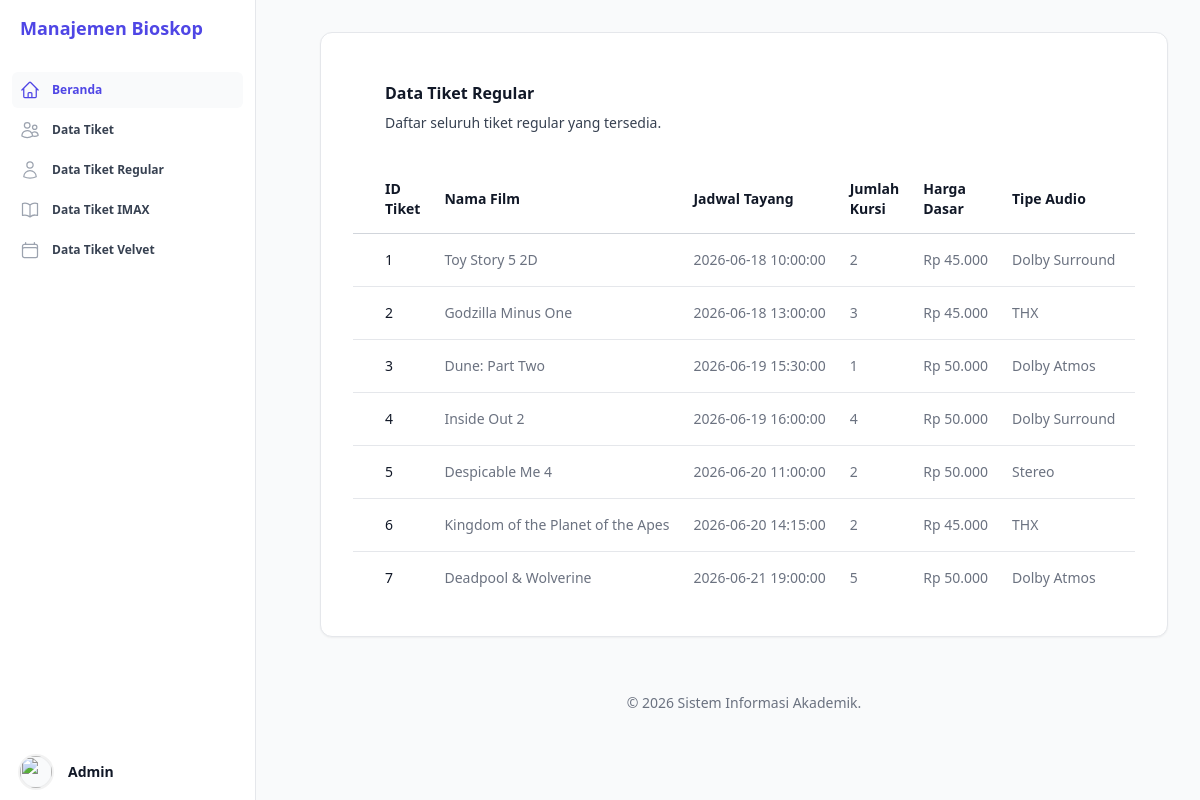
/Views/DataTiketRegular.php, run on an earlier commit of the app's database.
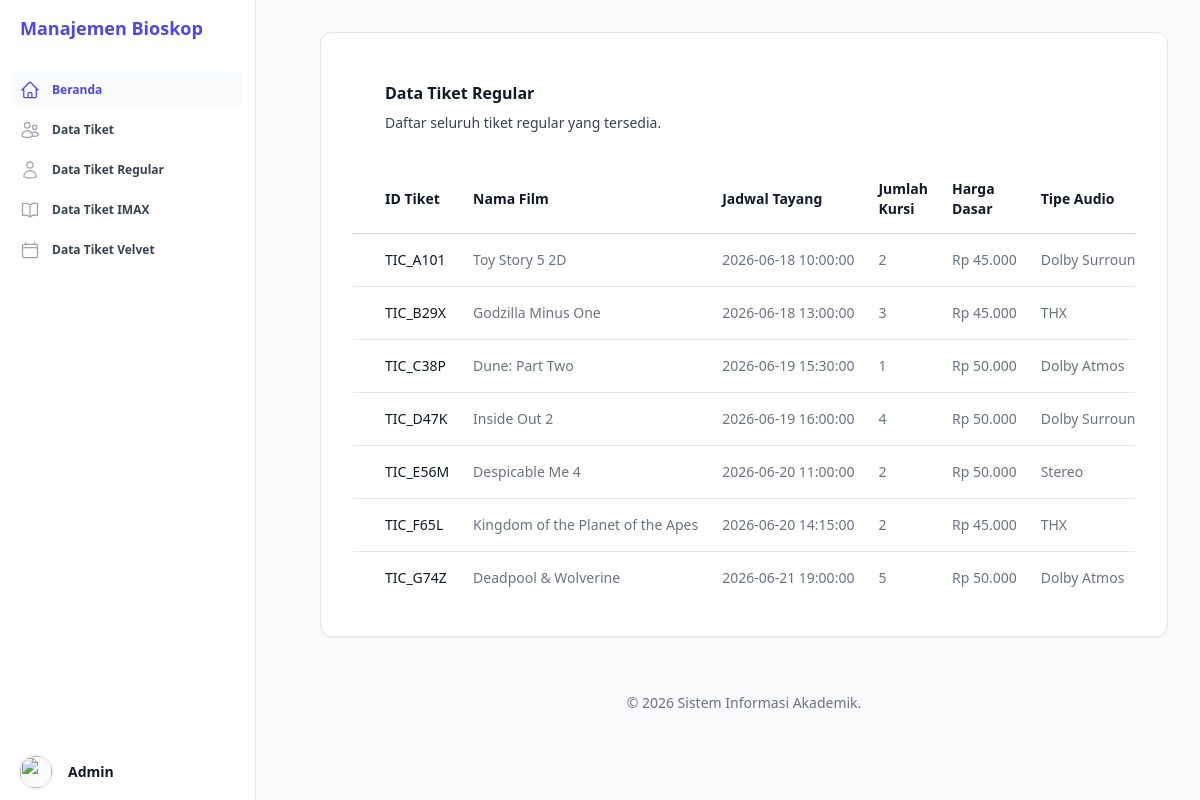
And on a later commit of the database.
### tables this page shows
CREATE TABLE `tabel_tiket` (
  `id_tiket` varchar(10) NOT NULL,
  `nama_film` varchar(100) NOT NULL,
  `jadwal_tayang` datetime NOT NULL,
  `jumlah_kursi` int NOT NULL,
  `harga_dasar_tiket` int NOT NULL,
  `jenis_studio` enum('Regular','IMAX','Velvet') NOT NULL,
  `tipe_audio` varchar(50) DEFAULT NULL,
  `lokasi_baris` varchar(20) DEFAULT NULL,
  `kacamata_3d_id` varchar(20) DEFAULT NULL,
  `efek_gerak_fitur` varchar(20) DEFAULT NULL,
  `bantal_selimut_pack` varchar(20) DEFAULT NULL,
  `layanan_butler` varchar(20) DEFAULT NULL
);

### Koneksi/Database.php (called while the page is built, shortened)
<?php
class Database {
    private $host = "localhost";
    private $username = "root";
    private $password = "";
    private $dbname = "db_latihan_pbo_trpl1b_aditkurniadi";
    public function __construct() {
        $this->koneksi = mysqli_connect($this->host, $this->username, $this->password, $this->dbname);
    }
}

### Service/TiketRegular.php (called while the page is built, shortened)
<?php
class TiketRegular extends \Tiket{
    public function tampilDataTiket()
    {
        $sql = "SELECT * FROM tabel_tiket WHERE jenis_studio = 'Regular'";
        $hasil = $this->koneksi->query($sql);
        if ($hasil->num_rows > 0) {
            return $hasil->fetch_all(MYSQLI_ASSOC);
        } else {
            return [];
        }
    }
}

### Views/DataTiketRegular.php (the view, shortened to what this page needs)
<?php
require_once '../Koneksi/Database.php';
require_once '../Service/TiketRegular.php';
$tiket = new \TiketRegular(null, null, null, null, null, null, null);
$data_tiket = $tiket->tampilDataTiket();
?>
<div class="px-4 sm:px-6 lg:px-8 mt-4">
    <div class="sm:flex sm:items-center">
        <div class="sm:flex-auto">
            <h1 class="text-base font-semibold text-gray-900 dark:text-white">Data Tiket Regular</h1>
            <p class="mt-2 text-sm text-gray-700 dark:text-gray-300">Daftar seluruh tiket regular yang tersedia.</p>
        </div>
    </div>
    <div class="mt-8 flow-root">
        <div class="-mx-4 -my-2 overflow-x-auto sm:-mx-6 lg:-mx-8">
            <div class="inline-block min-w-full py-2 align-middle">
                <table class="min-w-full border-separate border-spacing-0">
                    <thead>
                        <tr>
                            <th scope="col"
                                class="sticky top-0 z-10 border-b border-gray-300 bg-white/75 py-3.5 pr-3 pl-4 text-left text-sm font-semibold text-gray-900 backdrop-blur-sm backdrop-filter sm:pl-6 lg:pl-8 dark:border-white/15 dark:bg-gray-900/75 dark:text-white">
                                ID Tiket</th>
                            <th scope="col"
                                class="sticky top-0 z-10 border-b border-gray-300 bg-white/75 px-3 py-3.5 text-left text-sm font-semibold text-gray-900 backdrop-blur-sm backdrop-filter dark:border-white/15 dark:bg-gray-900/75 dark:text-white">
                                Nama Film</th>
                            <th scope="col"
                                class="sticky top-0 z-10 border-b border-gray-300 bg-white/75 px-3 py-3.5 text-left text-sm font-semibold text-gray-900 backdrop-blur-sm backdrop-filter dark:border-white/15 dark:bg-gray-900/75 dark:text-white">
                                Jadwal Tayang</th>
                            <th scope="col"
                                class="sticky top-0 z-10 border-b border-gray-300 bg-white/75 px-3 py-3.5 text-left text-sm font-semibold text-gray-900 backdrop-blur-sm backdrop-filter dark:border-white/15 dark:bg-gray-900/75 dark:text-white">
                                Jumlah Kursi</th>
                            <th scope="col"
                                class="sticky top-0 z-10 border-b border-gray-300 bg-white/75 px-3 py-3.5 text-left text-sm font-semibold text-gray-900 backdrop-blur-sm backdrop-filter dark:border-white/15 dark:bg-gray-900/75 dark:text-white">
                                Harga Dasar</th>
                            <th scope="col"
                                class="sticky top-0 z-10 border-b border-gray-300 bg-white/75 px-3 py-3.5 text-left text-sm font-semibold text-gray-900 backdrop-blur-sm backdrop-filter dark:border-white/15 dark:bg-gray-900/75 dark:text-white">
                                Tipe Audio</th>
                            <th scope="col"
                                class="sticky top-0 z-10 border-b border-gray-300 bg-white/75 px-3 py-3.5 text-left text-sm font-semibold text-gray-900 backdrop-blur-sm backdrop-filter dark:border-white/15 dark:bg-gray-900/75 dark:text-white">
                                Lokasi Baris</th>
                        </tr>
                    </thead>
                    <tbody>
                        <?php if (!empty($data_tiket)) : ?>
                        <?php
                        $totalData = count($data_tiket);
                        foreach ($data_tiket as $index => $tiket_item) :
                            $isLast = ($index === $totalData - 1);
                            $borderClass = $isLast ? '' : 'border-b border-gray-200 dark:border-white/10';
                        ?>
                        <tr>
                            <td
                                class="<?= $borderClass ?> py-4 pr-3 pl-4 text-sm font-medium whitespace-nowrap text-gray-900 sm:pl-6 lg:pl-8 dark:text-white">
                                <?= htmlspecialchars($tiket_item['id_tiket']) ?>
                            </td>
                            <td
                                class="<?= $borderClass ?> px-3 py-4 text-sm whitespace-nowrap text-gray-500 dark:text-gray-400">
                                <?= htmlspecialchars($tiket_item['nama_film']) ?>
                            </td>
                            <td
                                class="<?= $borderClass ?> px-3 py-4 text-sm whitespace-nowrap text-gray-500 dark:text-gray-400">
                                <?= htmlspecialchars($tiket_item['jadwal_tayang']) ?>
                            </td>
                            <td
                                class="<?= $borderClass ?> px-3 py-4 text-sm whitespace-nowrap text-gray-500 dark:text-gray-400">
                                <?= htmlspecialchars($tiket_item['jumlah_kursi']) ?>
                            </td>
                            <td
                                class="<?= $borderClass ?> px-3 py-4 text-sm whitespace-nowrap text-gray-500 dark:text-gray-400">
                                Rp <?= number_format($tiket_item['harga_dasar_tiket'], 0, ',', '.') ?>
                            </td>
                            <td
                                class="<?= $borderClass ?> px-3 py-4 text-sm whitespace-nowrap text-gray-500 dark:text-gray-400">
                                <?= htmlspecialchars($tiket_item['tipe_audio']) ?>
                            </td>
                            <td
                                class="<?= $borderClass ?> px-3 py-4 text-sm whitespace-nowrap text-gray-500 dark:text-gray-400">
                            </td>
                        </tr>
                        <?php endforeach; ?>
                        <?php endif; ?>
                    </tbody>
                </table>
            </div>
        </div>
    </div>
</div>
<?php
$content = ob_get_clean();
require_once 'Layout.php';
?>

### Views/Layout.php (shortened to what this page needs)
<!DOCTYPE html>
<html lang="en">
<head>
    <script src="https://cdn.tailwindcss.com"></script>
</head>
<body class="bg-gray-50 text-gray-900 font-sans antialiased dark:bg-gray-900 dark:text-white">
    <div class="hidden lg:fixed lg:inset-y-0 lg:z-50 lg:flex lg:w-64 lg:flex-col dark:bg-gray-900">
        <div
            class="flex grow flex-col gap-y-4 overflow-y-auto border-r border-gray-200 bg-white px-5 dark:border-white/10 dark:bg-black/10">
            <div class="flex h-14 shrink-0 items-center">
                <h1 class="text-lg font-bold text-indigo-600 dark:text-white">Manajemen Bioskop</h1>
            </div>
            <nav class="flex flex-1 flex-col">
                <ul role="list" class="flex flex-1 flex-col gap-y-6">
                    <li>
                        <ul role="list" class="-mx-2 space-y-1">
                            <li>
                                <a href="Dashboard.php"
                                    class="group flex gap-x-3 rounded-md bg-gray-50 p-2 text-xs/5 font-semibold text-indigo-600 dark:bg-white/5 dark:text-white">
                                    Beranda
                                </a>
                            </li>
                            <li>
                                <a href="DataTiket.php"
                                    class="group flex gap-x-3 rounded-md p-2 text-xs/5 font-semibold text-gray-700 hover:bg-gray-50 hover:text-indigo-600 dark:text-gray-400 dark:hover:bg-white/5 dark:hover:text-white">
                                    Data Tiket
                                </a>
                            </li>
                            <li>
                                <a href="DataTiketRegular.php"
                                    class="group flex gap-x-3 rounded-md p-2 text-xs/5 font-semibold text-gray-700 hover:bg-gray-50 hover:text-indigo-600 dark:text-gray-400 dark:hover:bg-white/5 dark:hover:text-white">
                                    Data Tiket Regular
                                </a>
                            </li>
                            <li>
                                <a href="DataTiketIMAX.php"
                                    class="group flex gap-x-3 rounded-md p-2 text-xs/5 font-semibold text-gray-700 hover:bg-gray-50 hover:text-indigo-600 dark:text-gray-400 dark:hover:bg-white/5 dark:hover:text-white">
                                    Data Tiket IMAX
                                </a>
                            </li>
                            <li>
                                <a href="DataTiketVelvet.php"
                                    class="group flex gap-x-3 rounded-md p-2 text-xs/5 font-semibold text-gray-700 hover:bg-gray-50 hover:text-indigo-600 dark:text-gray-400 dark:hover:bg-white/5 dark:hover:text-white">
                                    Data Tiket Velvet
                                </a>
                            </li>
                        </ul>
                    </li>
                    <li class="-mx-6 mt-auto">
                        <a href="#"
                            class="flex items-center gap-x-4 px-6 py-3 text-sm/6 font-semibold text-gray-900 hover:bg-gray-50 dark:text-white dark:hover:bg-white/5">
                            <img src="https://images.unsplash.com/photo-1472099645785-5658abf4ff4e?ixlib=rb-1.2.1&auto=format&fit=facearea&facepad=2&w=256&h=256&q=80"
                                alt=""
                                class="size-8 rounded-full bg-gray-50 outline -outline-offset-1 outline-black/5 dark:bg-gray-800 dark:outline-white/10" />
                            <span aria-hidden="true">Admin</span>
                        </a>
                    </li>
                </ul>
            </nav>
        </div>
    </div>
    <div class="lg:pl-72">
        <main class="py-8">
            <div class="px-4 sm:px-6 lg:px-8">
                <div
                    class="bg-white dark:bg-gray-800 shadow-sm border border-gray-200 dark:border-gray-700 rounded-xl p-6 md:p-8 min-h-[75vh]">
                    <?php echo isset($content) ? $content : ''; ?>
                </div>
            </div>
        </main>
        <footer class="text-center py-6 text-gray-500 dark:text-gray-400 text-sm">
            <p>&copy; 2026 Sistem Informasi Akademik.</p>
        </footer>
    </div>
</body>
</html>

What changed in the data, as far as the page shows it:
removed tabel_tiket: id_tiket "1", nama_film "Toy Story 5 2D", jadwal_tayang "2026-06-18 10:00:00", jumlah_kursi "2", harga_dasar_tiket "45.000", tipe_audio "Dolby Surround"
removed tabel_tiket: id_tiket "2", nama_film "Godzilla Minus One", jadwal_tayang "2026-06-18 13:00:00", jumlah_kursi "3", harga_dasar_tiket "45.000", tipe_audio "THX"
removed tabel_tiket: id_tiket "3", nama_film "Dune: Part Two", jadwal_tayang "2026-06-19 15:30:00", jumlah_kursi "1", harga_dasar_tiket "50.000", tipe_audio "Dolby Atmos"
removed tabel_tiket: id_tiket "4", nama_film "Inside Out 2", jadwal_tayang "2026-06-19 16:00:00", jumlah_kursi "4", harga_dasar_tiket "50.000", tipe_audio "Dolby Surround"
removed tabel_tiket: id_tiket "5", nama_film "Despicable Me 4", jadwal_tayang "2026-06-20 11:00:00", jumlah_kursi "2", harga_dasar_tiket "50.000", tipe_audio "Stereo"
removed tabel_tiket: id_tiket "6", nama_film "Kingdom of the Planet of the Apes", jadwal_tayang "2026-06-20 14:15:00", jumlah_kursi "2", harga_dasar_tiket "45.000", tipe_audio "THX"
removed tabel_tiket: id_tiket "7", nama_film "Deadpool & Wolverine", jadwal_tayang "2026-06-21 19:00:00", jumlah_kursi "5", harga_dasar_tiket "50.000", tipe_audio "Dolby Atmos"
added tabel_tiket: id_tiket "TIC_A101", nama_film "Toy Story 5 2D", jadwal_tayang "2026-06-18 10:00:00", jumlah_kursi "2", harga_dasar_tiket "45.000", tipe_audio "Dolby…"
added tabel_tiket: id_tiket "TIC_B29X", nama_film "Godzilla Minus One", jadwal_tayang "2026-06-18 13:00:00", jumlah_kursi "3", harga_dasar_tiket "45.000", tipe_audio "THX"
added tabel_tiket: id_tiket "TIC_C38P", nama_film "Dune: Part Two", jadwal_tayang "2026-06-19 15:30:00", jumlah_kursi "1", harga_dasar_tiket "50.000", tipe_audio "Dolby Atmos"
added tabel_tiket: id_tiket "TIC_D47K", nama_film "Inside Out 2", jadwal_tayang "2026-06-19 16:00:00", jumlah_kursi "4", harga_dasar_tiket "50.000", tipe_audio "Dolby…"
added tabel_tiket: id_tiket "TIC_E56M", nama_film "Despicable Me 4", jadwal_tayang "2026-06-20 11:00:00", jumlah_kursi "2", harga_dasar_tiket "50.000", tipe_audio "Stereo"
added tabel_tiket: id_tiket "TIC_F65L", nama_film "Kingdom of the Planet of the Apes", jadwal_tayang "2026-06-20 14:15:00", jumlah_kursi "2", harga_dasar_tiket "45.000", tipe_audio "THX"
added tabel_tiket: id_tiket "TIC_G74Z", nama_film "Deadpool & Wolverine", jadwal_tayang "2026-06-21 19:00:00", jumlah_kursi "5", harga_dasar_tiket "50.000", tipe_audio "Dolby Atmos"
